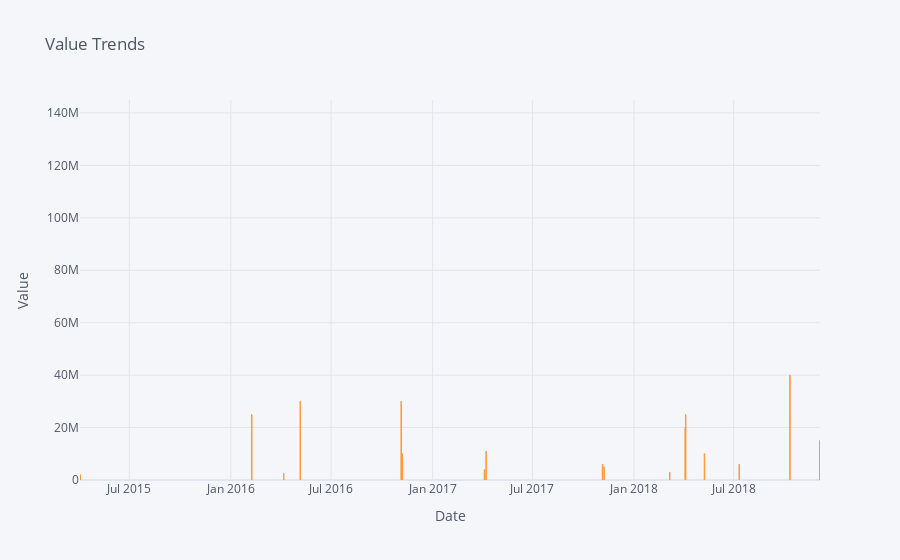

Notebook code cell kept with this figure:
### Code cell
df2.iplot(
    kind='bar',
    xTitle='Date',
    yTitle='Value',
    title='Value Trends')

### Figure 1 — Plotly figure (JSON) as saved in the notebook; plotly's stock layout.template omitted (floating-point values rounded to 4 significant figures)
{"data": [{"marker": {"color": "rgba(255, 153, 51, 0.6)", "line": {"color": "rgba(255, 153, 51, 1.0)", "width": 1}}, "name": "Value", "orientation": "v", "text": "", "type": "bar", "x": ["15/5/2018", "2018-04-04T00:00:00", "17/3/2016", "20/2/2017", "2016-04-06T00:00:00", "13/12/2017", "17/7/2016", "2017-04-08T00:00:00", "13/4/2018", "20/04/2016", "2016-11-07T00:00:00", "2018-07-11T00:00:00", "2018-03-07T00:00:00", "22/8/2017", "16/7/2016", "2015-04-03T00:00:00", "20/1/2016", "20/5/2016", "20/5/2016", "18/8/2017", "2018-04-05T00:00:00", "16/04/2018", "2018-10-11T00:00:00", "2017-11-08T00:00:00", "2017-04-05T00:00:00", "20/10/2017", "2018-05-09T00:00:00", "15/6/2017", "31/3/2016", "16/4/2016", "18/4/2017", "2017-11-05T00:00:00", "2018-12-04T00:00:00", "15/2/2018", "24/6/2016", "2016-02-08T00:00:00", "2016-05-06T00:00:00", "23/8/2016", "16/2/2016", "2016-11-05T00:00:00", "22/8/2016", "27/6/2016", "20/11/2014"], "y": [7980000, 20000000, 26400000, 4000000, 2500000, 2500000, 4000000, 11000000, 4000000, 3000000, 10000000, 6000000, 3000000, 137700000, 10000000, 2000000, 200000, 3000000, 3500000, 20000000, 25000000, 30000000, 40000000, 5000000, 4000000, 2500000, 10000000, 30000000, 4000000, 7000000, 35000000, 6000000, 15000000, 28000000, 10000000, 25000000, 30000000, 5000000, 540000, 30000000, 5000000, 35000000, 37650000]}], "layout": {"legend": {"bgcolor": "#F5F6F9", "font": {"color": "#4D5663"}}, "paper_bgcolor": "#F5F6F9", "plot_bgcolor": "#F5F6F9", "title": {"font": {"color": "#4D5663"}, "text": "Value Trends"}, "xaxis": {"gridcolor": "#E1E5ED", "showgrid": true, "tickfont": {"color": "#4D5663"}, "title": {"font": {"color": "#4D5663"}, "text": "Date"}, "zerolinecolor": "#E1E5ED"}, "yaxis": {"gridcolor": "#E1E5ED", "showgrid": true, "tickfont": {"color": "#4D5663"}, "title": {"font": {"color": "#4D5663"}, "text": "Value"}, "zerolinecolor": "#E1E5ED"}}}
